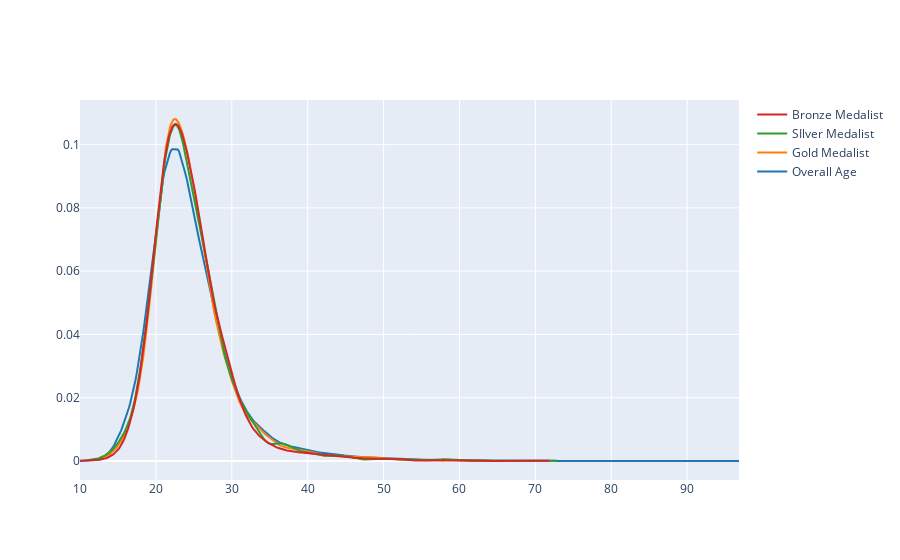

Notebook source saved alongside this figure:
### Code cell
fig=ff.create_distplot([x1,x2,x3,x4],['Overall Age','Gold Medalist','SIlver Medalist','Bronze Medalist'],show_hist=False,show_rug=False)
fig.show()

### Figure 1 — Plotly figure (JSON) as saved in the notebook; plotly's stock layout.template omitted (floating-point values rounded to 4 significant figures; data arrays with more than 128 entries replaced by an {"elided": "..."} marker saying what was removed)
{"data": [{"legendgroup": "Overall Age", "marker": {"color": "rgb(31, 119, 180)"}, "mode": "lines", "name": "Overall Age", "showlegend": true, "type": "scatter", "x": {"elided": "500 float values"}, "xaxis": "x", "y": {"elided": "500 float values"}, "yaxis": "y"}, {"legendgroup": "Gold Medalist", "marker": {"color": "rgb(255, 127, 14)"}, "mode": "lines", "name": "Gold Medalist", "showlegend": true, "type": "scatter", "x": {"elided": "500 float values"}, "xaxis": "x", "y": {"elided": "500 float values"}, "yaxis": "y"}, {"legendgroup": "SIlver Medalist", "marker": {"color": "rgb(44, 160, 44)"}, "mode": "lines", "name": "SIlver Medalist", "showlegend": true, "type": "scatter", "x": {"elided": "500 float values"}, "xaxis": "x", "y": {"elided": "500 float values"}, "yaxis": "y"}, {"legendgroup": "Bronze Medalist", "marker": {"color": "rgb(214, 39, 40)"}, "mode": "lines", "name": "Bronze Medalist", "showlegend": true, "type": "scatter", "x": {"elided": "500 float values"}, "xaxis": "x", "y": {"elided": "500 float values"}, "yaxis": "y"}], "layout": {"barmode": "overlay", "hovermode": "closest", "legend": {"traceorder": "reversed"}, "xaxis": {"anchor": "y2", "domain": [0, 1], "zeroline": false}, "yaxis": {"anchor": "free", "domain": [0, 1], "position": 0}}}
